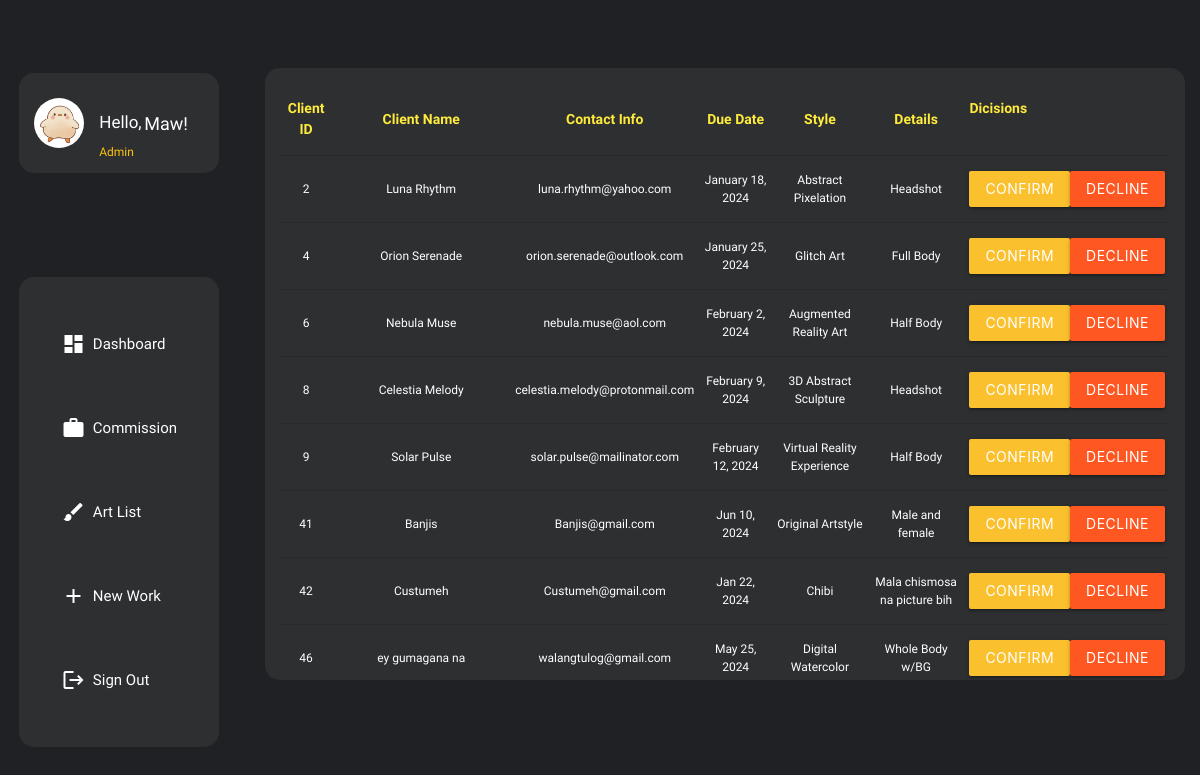
/Admin/commission.php (signed in), run on the app's committed database.
### tables this page shows
CREATE TABLE `commission` (
  `client_id` int(11) NOT NULL,
  `email` varchar(255) NOT NULL,
  `name` varchar(255) NOT NULL,
  `due_date` varchar(255) NOT NULL,
  `art_style` varchar(255) NOT NULL,
  `details` text NOT NULL,
  `description` text NOT NULL
);

### Admin/commission.php (the view, shortened to what this page needs)
<?php
    include ('assets/config/db.php');
    $sql = 'SELECT client_id, name, email, due_date, art_style, details FROM commission';
    $result = mysqli_query($con, $sql);
?>
<!DOCTYPE html>
<html lang="en">
<head>
    <link rel="stylesheet" href="assets\css\commission.css">
    <link rel="stylesheet" href="assets\css\materialize.min.css">
</head>
<body>
    <div class="main-wrapper">
        <?php
        include "admin-nav.php";
        ?>
        <article class="wrapper-commission">
            <div class="commission">
                <table class="centered highlight">
                <thead>
                    <tr>
                        <th class="yellow-text">Client ID</th>
                        <th class="yellow-text">Client Name</th>
                        <th class="yellow-text">Contact Info</th>
                        <th class="yellow-text">Due Date</th>
                        <th class="yellow-text">Style</th>
                        <th class="yellow-text">Details</th>
                        <th class="yellow-text">Dicisions</th>
                    </tr>
                </thead>
                <tbody>
                <?php
                    if ($result->num_rows > 0) {
                        $rows = mysqli_fetch_all($result, MYSQLI_ASSOC);
                        foreach ($rows as $row) {
                            echo "
                                <tr style = 'align-items: baseline'>
                                    <td>$row[client_id]</td>
                                    <td>" . htmlspecialchars($row["name"])  . "</td>
                                    <td>" . htmlspecialchars($row["email"]) . "</td>
                                    <td>" . htmlspecialchars($row["due_date"]) . "</td>
                                    <td>" . htmlspecialchars($row["art_style"])  . "</td>
                                    <td>" . htmlspecialchars($row["details"])  . "</td>
                                    <td style='display: flex; flex-direction: row; height: auto; width: auto;' >
                                    <form action='confirm.php' method='post'>
                                        <input type='hidden' name='client_id' value='" . htmlspecialchars($row["client_id"]) . "'>
                                        <button type='submit' class='waves-effect waves-light btn yellow darken-2' name='confirm'>Confirm</button>
                                    </form>
                                    <form action='' method='GET'>
                                        <input type='hidden' name='client_id' value='{$row['client_id']}'>
                                        <button type='submit' class='waves-effect waves-light btn deep-orange'>Decline</button>
                                     </form>
                                </td>
                                </tr>
                            ";
                        }
                    }
                    ?>
                </tbody>
                </table>
            </div>
        </article>
    </div>
</body>
</html>

### Admin/admin-nav.php (shortened to what this page needs)
<?php
$username = $_SESSION['username'];
?>
<!DOCTYPE html>
<html lang="en">
<head>
    <link rel="stylesheet" href="assets\css\admin-nav.css">
    <link rel="stylesheet" href="assets\css\font.css">
</head>
    <div class="wrapper">
    <div class="nav-container">
               <div class="user-container">
                    <span class="user-container-box">
                        <span class="image-container">
                    <img id="image" src="assets\img\ducky.jpg" alt="ducky duck" height="50px" width="50px">
                        </span>
                        <span class="col-2-row-2">
                            <p style="font-size: 18x;">Hello, </p>
                        </span>
                             <p id="role">Admin</p>
                             <p id="username" style="font-size: 18px; font-weight: 500;">
                             <?php echo $username; ?>!
                            </p>
                     </span>
                </div>
                    <div class="sidenav-wrapper">
                        <div class="side-nav">
                        <ul class="nav-list">
                            <li>
                                <a class="nav-buttons" href="index.php">
                                <i class="material-icons">dashboard</i>
                                &nbsp;&nbsp;Dashboard
                                </a>
                            </li>
                            <li>
                                <a class="nav-buttons" href="commission.php">
                                <i class="material-icons">work</i>
                                &nbsp;&nbsp;Commission
                                </a>
                            </li>
                            <li>
                                <a class="nav-buttons" href="artlist.php">
                                <i class="material-icons">brush</i>
                                &nbsp;&nbsp;Art List
                                </a>
                            </li>
                            <li>
                                <a class="nav-buttons" href="addwork.php">
                                <i class="material-icons">add</i>
                                &nbsp;&nbsp;New Work
                                </a>
                            </li>
                            <li>
                                <a class="nav-buttons" href="TO BE EDIT">
                                <i class="material-icons">logout</i>
                                &nbsp;&nbsp;Sign Out
                                </a>
                            </li>
                            </ul>
                        </div>
                    </div>
    </div>
    </div>
</html>

### Admin/assets/css/commission.css (style rules this page uses)
.main-wrapper { display: flex; flex-direction: row; }
.wrapper-commission { height: 100%; width: 1300px ; display: flex; padding: 15px; }
.commission { background-color: #2D2F31; color: white; height: 612px; width: 100%; position: relative; top: 53px; border-radius: 15px; padding: 15px; overflow-y: scroll; display: flex; justify-self: center; align-self: center; }
td { overflow-wrap: break-word; font-size: 12px; }
th { font-weight: 600; font-size: 14px; color: #D5C596; }
th:nth-child(2), td:nth-child(2), th:nth-child(7), td:nth-child(7) { width: 20%; }
th:nth-child(7), td:nth-child(7) { display: flex; flex-direction: row; height: auto; width: auto; }

### Admin/assets/css/admin-nav.css (style rules this page uses)
html { background-color: #202124; }
.wrapper { height: 100vh; width: 250px; background-color:#202124 ; display: flex; justify-content: center; align-items: center; }
.nav-container { height: 90%; width: 95%; display: grid; grid-template-columns: 250px; grid-template-rows: 1fr; grid-template-areas: 'user' 'nav'; }
.user-container { grid-area: user; padding: 10px; }
.user-container-box { background-color: #2D2F31; margin:3px; height: 100px; width:200px; border-radius: 15px; display: grid; grid-template-columns: 80px 45px 75px; grid-template-rows: 25px 50px 25px; position: relative; top: 20px; }
.image-container { grid-area: 2/1; justify-self: center; }
#image { border-radius: 100%; }
#role { grid-area: 3/2; justify-self: start; align-self: end; font-size: 12px; color: #ffc40c; }
#username { grid-area: 2/3; justify-self: start; align-self: center; font-size: 17px; color: white; }
.col-2-row-2 { grid-area: 2/2; align-self: center; justify-self: start; font-size: 17px; color: white; }
.sidenav-wrapper { grid-area: nav; padding:10px; }
.side-nav { margin: 3px; background-color: #2D2F31; height: 470px; width: 200px; border-radius: 15px; display: flex; flex-direction: column; justify-content: center; align-items: center; }
.nav-list { list-style: none; padding: 0; margin: 0; }
.nav-buttons { display: flex; align-items: center; padding: 30px; color: white; text-decoration: none; }

### data on the page
commission: client_id "2", name "Luna Rhythm", email "luna.rhythm@yahoo.com", due_date "January 18, 2024", art_style "Abstract Pixelation", details "Headshot"
commission: client_id "4", name "Orion Serenade", email "orion.serenade@outlook.com", due_date "January 25, 2024", art_style "Glitch Art", details "Full Body"
commission: client_id "6", name "Nebula Muse", email "nebula.muse@aol.com", due_date "February 2, 2024", art_style "Augmented Reality Art", details "Half Body"
commission: client_id "8", name "Celestia Melody", email "celestia.melody@protonmail.com", due_date "February 9, 2024", art_style "3D Abstract Sculpture", details "Headshot"
commission: client_id "9", name "Solar Pulse", email "solar.pulse@mailinator.com", due_date "February 12, 2024", art_style "Virtual Reality Experience", details "Half Body"
commission: client_id "41", name "Banjis", email "Banjis@gmail.com", due_date "Jun 10, 2024", art_style "Original Artstyle", details "Male and female"
commission: client_id "42", name "Custumeh", email "Custumeh@gmail.com", due_date "Jan 22, 2024", art_style "Chibi", details "Mala chismosa na picture bih"
commission: client_id "46", name "ey gumagana na", email "walangtulog@gmail.com", due_date "May 25, 2024", art_style "Digital Watercolor", details "Whole Body w/BG"

### other printed values
$username "Maw"
